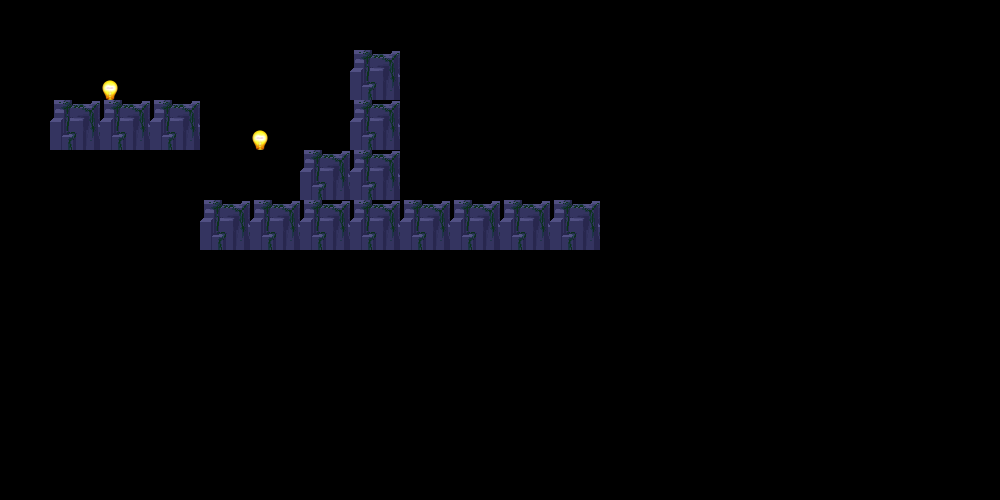

Below is a game level as drawn by its tile map, then a one-line description and the .tmx file that defines it, in full:
An orthogonal 20x10 tile map with 50x50 px tiles, 1 tile layer (Tile Layer 1), 2 tilesets.

<map version="1.0" orientation="orthogonal" renderorder="right-down" width="20" height="10" tilewidth="50" tileheight="50" nextobjectid="1">
 <tileset firstgid="1" name="beta_brick" tilewidth="50" tileheight="50">
  <image source="../beta_brick.png" width="55" height="55" />
 </tileset>
 <tileset firstgid="2" name="beta_lightbulb_small" tilewidth="20" tileheight="20">
  <image source="../beta_lightbulb_small.png" width="20" height="27" />
 </tileset>
 <layer name="Tile Layer 1" width="20" height="10">
  <data>
   <tile gid="0" />
   <tile gid="0" />
   <tile gid="0" />
   <tile gid="0" />
   <tile gid="0" />
   <tile gid="0" />
   <tile gid="0" />
   <tile gid="0" />
   <tile gid="0" />
   <tile gid="0" />
   <tile gid="0" />
   <tile gid="0" />
   <tile gid="0" />
   <tile gid="0" />
   <tile gid="0" />
   <tile gid="0" />
   <tile gid="0" />
   <tile gid="0" />
   <tile gid="0" />
   <tile gid="0" />
   <tile gid="0" />
   <tile gid="0" />
   <tile gid="2" />
   <tile gid="0" />
   <tile gid="0" />
   <tile gid="0" />
   <tile gid="0" />
   <tile gid="1" />
   <tile gid="0" />
   <tile gid="0" />
   <tile gid="0" />
   <tile gid="0" />
   <tile gid="0" />
   <tile gid="0" />
   <tile gid="0" />
   <tile gid="0" />
   <tile gid="0" />
   <tile gid="0" />
   <tile gid="0" />
   <tile gid="0" />
   <tile gid="0" />
   <tile gid="1" />
   <tile gid="1" />
   <tile gid="1" />
   <tile gid="0" />
   <tile gid="2" />
   <tile gid="0" />
   <tile gid="1" />
   <tile gid="0" />
   <tile gid="0" />
   <tile gid="0" />
   <tile gid="0" />
   <tile gid="0" />
   <tile gid="0" />
   <tile gid="0" />
   <tile gid="0" />
   <tile gid="0" />
   <tile gid="0" />
   <tile gid="0" />
   <tile gid="0" />
   <tile gid="0" />
   <tile gid="0" />
   <tile gid="0" />
   <tile gid="0" />
   <tile gid="0" />
   <tile gid="0" />
   <tile gid="1" />
   <tile gid="1" />
   <tile gid="0" />
   <tile gid="0" />
   <tile gid="0" />
   <tile gid="0" />
   <tile gid="0" />
   <tile gid="0" />
   <tile gid="0" />
   <tile gid="0" />
   <tile gid="0" />
   <tile gid="0" />
   <tile gid="0" />
   <tile gid="0" />
   <tile gid="0" />
   <tile gid="0" />
   <tile gid="0" />
   <tile gid="0" />
   <tile gid="1" />
   <tile gid="1" />
   <tile gid="1" />
   <tile gid="1" />
   <tile gid="1" />
   <tile gid="1" />
   <tile gid="1" />
   <tile gid="1" />
   <tile gid="0" />
   <tile gid="0" />
   <tile gid="0" />
   <tile gid="0" />
   <tile gid="0" />
   <tile gid="0" />
   <tile gid="0" />
   <tile gid="0" />
   <tile gid="0" />
   <tile gid="0" />
   <tile gid="0" />
   <tile gid="0" />
   <tile gid="0" />
   <tile gid="0" />
   <tile gid="0" />
   <tile gid="0" />
   <tile gid="0" />
   <tile gid="0" />
   <tile gid="0" />
   <tile gid="0" />
   <tile gid="0" />
   <tile gid="0" />
   <tile gid="0" />
   <tile gid="0" />
   <tile gid="0" />
   <tile gid="0" />
   <tile gid="0" />
   <tile gid="0" />
   <tile gid="0" />
   <tile gid="0" />
   <tile gid="0" />
   <tile gid="0" />
   <tile gid="0" />
   <tile gid="0" />
   <tile gid="0" />
   <tile gid="0" />
   <tile gid="0" />
   <tile gid="0" />
   <tile gid="0" />
   <tile gid="0" />
   <tile gid="0" />
   <tile gid="0" />
   <tile gid="0" />
   <tile gid="0" />
   <tile gid="0" />
   <tile gid="0" />
   <tile gid="0" />
   <tile gid="0" />
   <tile gid="0" />
   <tile gid="0" />
   <tile gid="0" />
   <tile gid="0" />
   <tile gid="0" />
   <tile gid="0" />
   <tile gid="0" />
   <tile gid="0" />
   <tile gid="0" />
   <tile gid="0" />
   <tile gid="0" />
   <tile gid="0" />
   <tile gid="0" />
   <tile gid="0" />
   <tile gid="0" />
   <tile gid="0" />
   <tile gid="0" />
   <tile gid="0" />
   <tile gid="0" />
   <tile gid="0" />
   <tile gid="0" />
   <tile gid="0" />
   <tile gid="0" />
   <tile gid="0" />
   <tile gid="0" />
   <tile gid="0" />
   <tile gid="0" />
   <tile gid="0" />
   <tile gid="0" />
   <tile gid="0" />
   <tile gid="0" />
   <tile gid="0" />
   <tile gid="0" />
   <tile gid="0" />
   <tile gid="0" />
   <tile gid="0" />
   <tile gid="0" />
   <tile gid="0" />
   <tile gid="0" />
   <tile gid="0" />
   <tile gid="0" />
   <tile gid="0" />
   <tile gid="0" />
   <tile gid="0" />
   <tile gid="0" />
   <tile gid="0" />
   <tile gid="0" />
   <tile gid="0" />
   <tile gid="0" />
   <tile gid="0" />
   <tile gid="0" />
   <tile gid="0" />
   <tile gid="0" />
   <tile gid="0" />
   <tile gid="0" />
   <tile gid="0" />
   <tile gid="0" />
   <tile gid="0" />
   <tile gid="0" />
   <tile gid="0" />
  </data>
 </layer>
</map>
